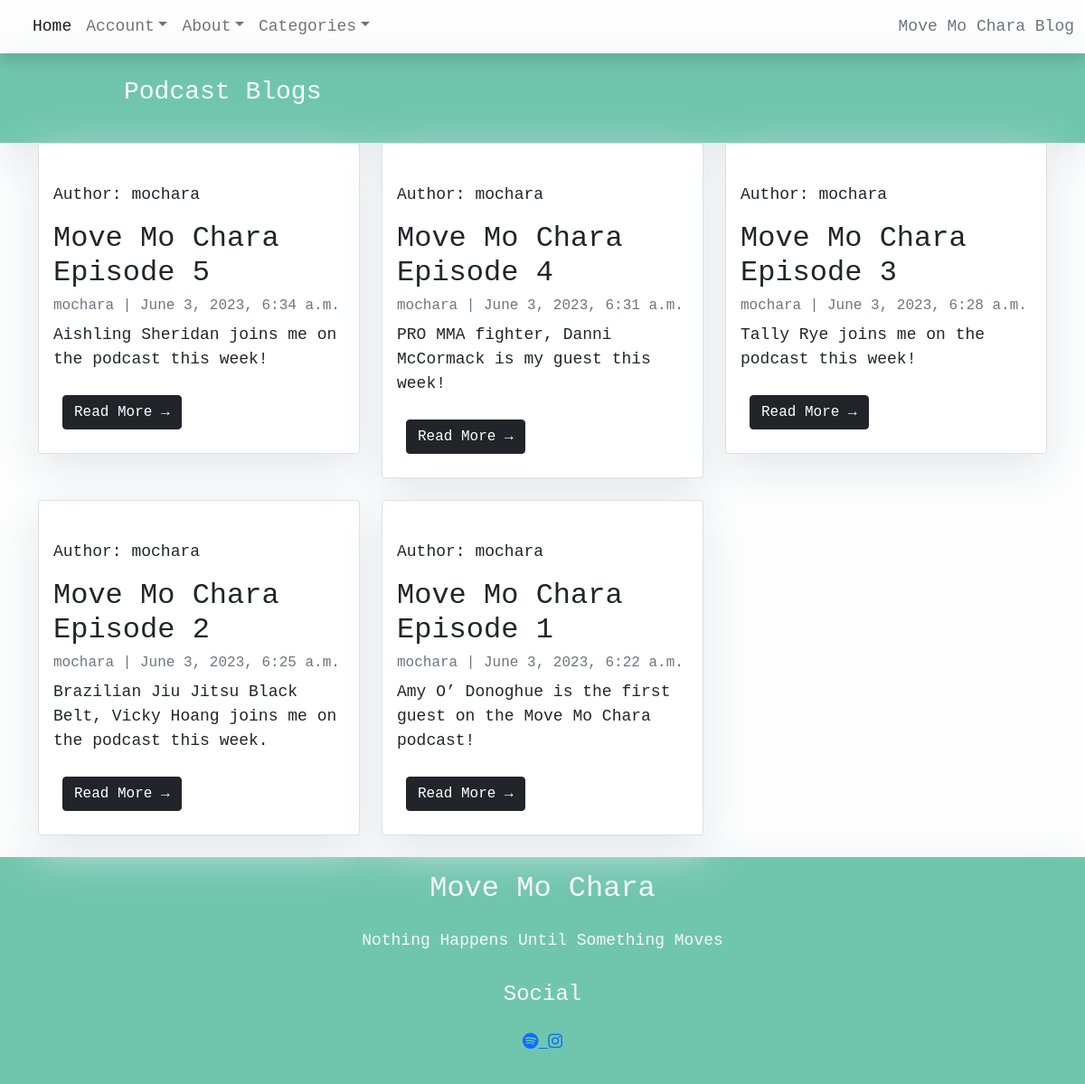
Page /category/Podcast on the committed database.
### blog/models.py (models this page shows, shortened)
class Category(models.Model):
    name = models.CharField(max_length=200)

class Post(models.Model):
    title = models.CharField(max_length=200, unique=True)
    slug = models.SlugField(max_length=200, unique=True)
    author = models.ForeignKey(
        User, on_delete=models.CASCADE, related_name="blog_posts"
    )
    category = models.ForeignKey(Category, on_delete=models.PROTECT, default=1)
    featured_image = CloudinaryField('image', default='placeholder')
    excerpt = models.TextField(blank=True)
    updated_on = models.DateTimeField(auto_now=True)
    content = models.TextField()
    created_on = models.DateTimeField(auto_now_add=True)
    status = models.IntegerField(choices=STATUS, default=0)
    likes = models.ManyToManyField(
        User, related_name='blogpost_like', blank=True)
    class Meta:
        ordering = ["-created_on"]

### blog/views.py (the view)
# urls.py: path('category/<category>', views.CatListView.as_view(), name='cats'),
class CatListView(generic.ListView):
    template_name = 'category.html'
    context_object_name = 'catlist'
    def get_queryset(self):
        content = {'cat': self.kwargs['category'],
                   'posts': Post.objects.filter(category__name=self.kwargs
                                                ['category']).filter(status=1)}
        return content

### blog/views.py (called while the page is built)
def category_list(request):
    category_list = Category.objects.exclude(name='default')
    context = {'category_list': category_list}
    return context

### templates/category.html (shortened to what this page needs)
{% extends "base.html" %}
{% block content %}
<header class="masthead">
    <div class="container">
        <div class="row">
            <div class=" col-md-8 col-md-10 mx-auto">
                <div class="site-heading">
                    <h3 class=" site-heading my-4 mt-3 text-white">{{ catlist.cat|title }} Blogs</h3>
                </div>
            </div>
        </div>
    </div>
</header>
<div class="container">
    <div class="row">
        <div class="col-md-12 float-left">
            <div class="row">
                {% for post in catlist.posts %}
                <div class="col-md-4">
                <div class="card mb-4">
                    <div class="card-body">
                        <div class="image-container">
                            <div class="image-flash">
                                <p class="author">Author: {{ post.author }}</p>
                            </div>
                        </div>
                        <h2 class="card-title"> {{ post.title }}</h2>
                        <p class="card-text text-muted h6"> {{ post.author }} | {{ post.created_on}} </p>
                        <p class="card-text">{{ post.excerpt }}</p>
                        <a href="{% url 'post_detail' post.slug  %}" class="btn btn-dark">Read More &rarr;</a>
                    </div>
                </div>
                </div>
                {% if forloop.counter|divisibleby:3 %}
            </div>
                <div class="row">
                {% endif %}
                {% endfor %}
            </div>
        </div>
    </div>
</div>
{% endblock %}

### templates/base.html (style rules this page uses)
body { font-family: "Roberto", lato; font-size: 17px; background-color: #fdfdfd; }
.masthead { background: #70c6ad; height: auto; padding-bottom: 15px; box-shadow: 0 16px 48px #E3E7EB; padding-top: 10px; }
.btn { margin: 10px; }

### templates/category.html (style rules this page uses)
body { font-family: "Lucida Console", monospace; font-size: 18px; background-color: #fdfdfd; }
.card { box-shadow: 0 16px 48px #E3E7EB; }

### rows in the picture
Category: cat "Podcast"
Post: author "mochara", title "Move Mo Chara Episode 5", created_on "June 3, 2023, 6:34 a.m.", excerpt "Aishling Sheridan joins me on the podcast this week!"
Post: author "mochara", title "Move Mo Chara Episode 4", created_on "June 3, 2023, 6:31 a.m.", excerpt "PRO MMA fighter, Danni McCormack is my guest this week!"
Post: author "mochara", title "Move Mo Chara Episode 3", created_on "June 3, 2023, 6:28 a.m.", excerpt "Tally Rye joins me on the podcast this week!"
Post: author "mochara", title "Move Mo Chara Episode 2", created_on "June 3, 2023, 6:25 a.m.", excerpt "Brazilian Jiu Jitsu Black Belt, Vicky Hoang joins me on the podcast this week."
Post: author "mochara", title "Move Mo Chara Episode 1", created_on "June 3, 2023, 6:22 a.m.", excerpt "Amy O’ Donoghue is the first guest on the Move Mo Chara podcast!"
